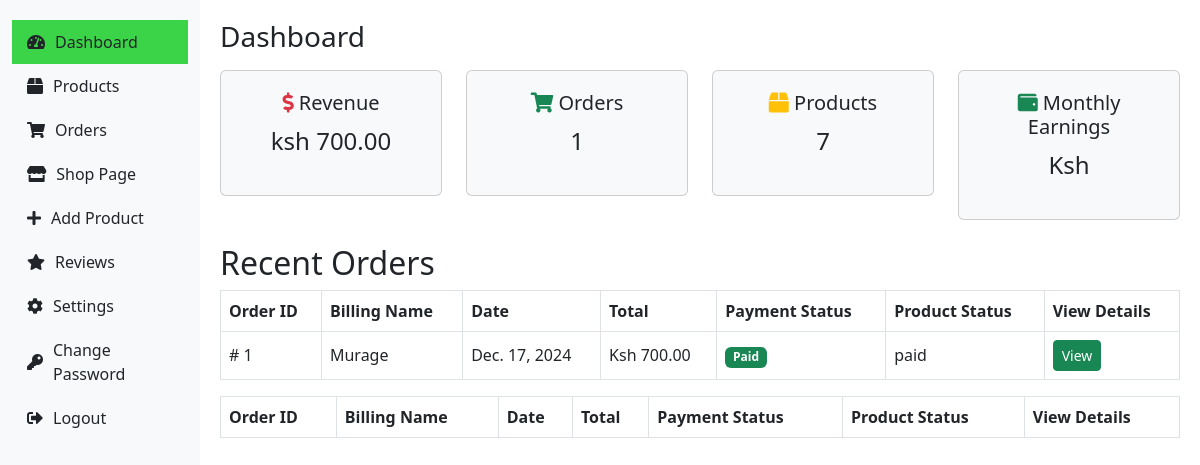
/useradmin/dashboard/, run on an earlier commit of the app's database.
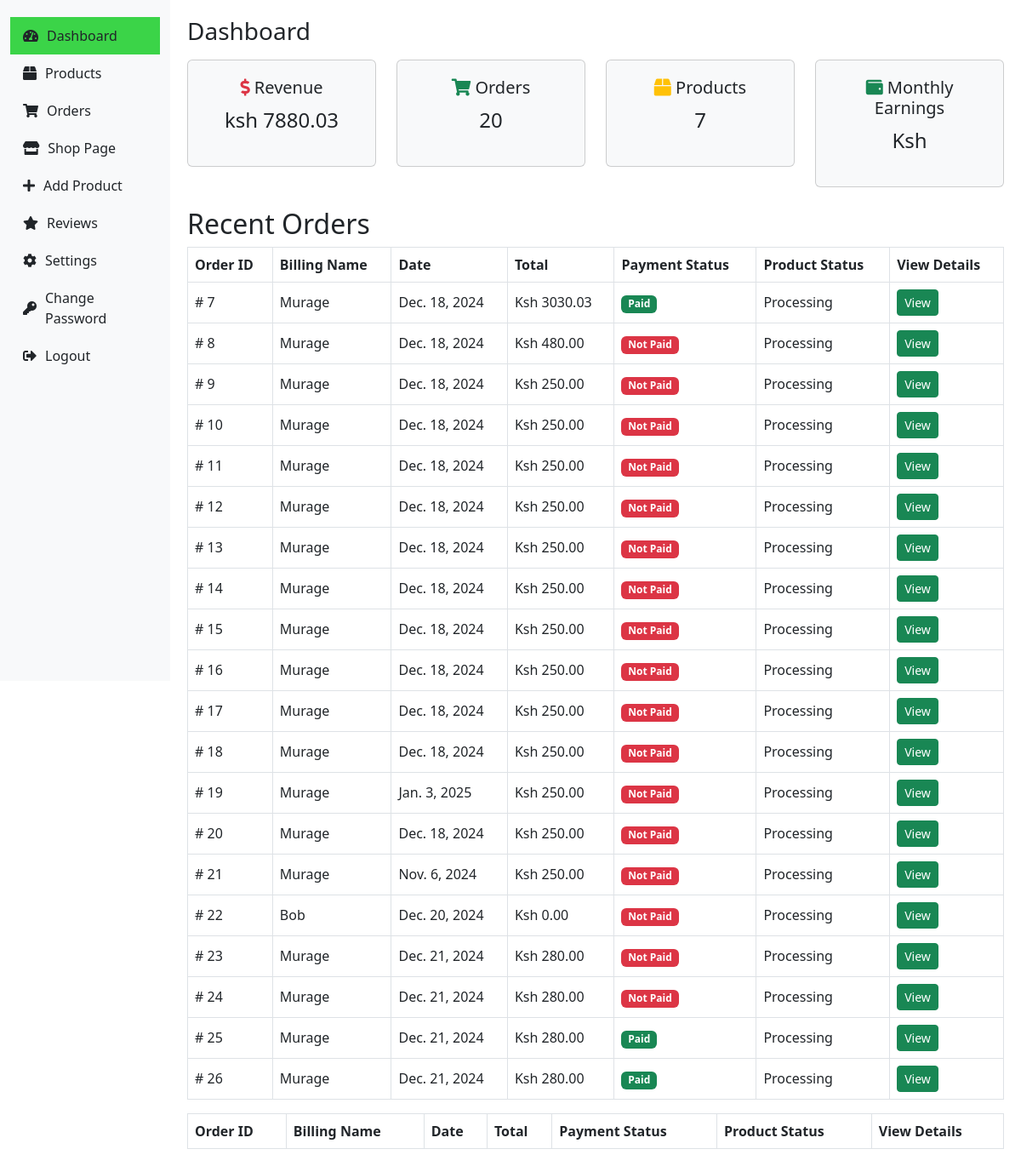
And on a later commit of the database.
### core/models.py (models this page shows)
class CartOrder(models.Model):
    user = models.ForeignKey(User, on_delete=models.CASCADE)
    product = models.ForeignKey(Product, on_delete=models.CASCADE)
    price = models.DecimalField(max_digits=12, decimal_places=2, default="1.99")
    paid_status = models.BooleanField(default=False)
    order_date = models.DateField(auto_now_add=False, default=now)
    product_status = models.CharField(choices=STATUS_CHOICE, max_length=200, default="Processing")
    class Meta :
        verbose_name_plural = "Cart Orders"

### user_authens/models.py (models this page shows)
class User(AbstractUser):
    email = models.EmailField(unique=True, null = False )
    username = models.CharField(max_length=100)
    bio = models.CharField(max_length=100)
    USERNAME_FIELD = 'email'
    REQUIRED_FIELDS =['username']
    def __str__(self):
        return self.username

### userAdmin/views.py (the view)
# urls.py: path('dashboard/', views.dashboard, name="dashboard")
def dashboard(request):
    revenue = CartOrder.objects.aggregate(price=Sum("price"))
    total_orders_count = CartOrder.objects.all()
    all_products = Product.objects.all()
    all_categories = Category.objects.all()
    all_customers = User.objects.all()
    new_customers = User.objects.all().order_by("-id")
    latest_orders = CartOrder.objects.all()
    this_month = datetime.datetime.now().month
    monthly_revenue = CartOrder.objects.filter(order_date__month=this_month).aggregate(price=Sum("price"))
    context ={
      "revenue": revenue,
      "total_orders_count": total_orders_count,
      "all_products": all_products,
      "all_categories": all_categories,
      "all_customers": all_customers,
      "new_customers": new_customers,
      "latest_orders": latest_orders,
      "monthly_revenue": monthly_revenue,
    }
    return render(request, 'userAdmin/dashboard.html', context)

### core/context_processor.py (called while the page is built)
def default(request):
    categories = Category.objects.all()
    vendors = Vendors.objects.all()
    wishlist_count = 0
    if request.user.is_authenticated:
        try:
            wishlist_count = Wishlist.objects.filter(user=request.user).count()
        except Exception as e:
            print(f"Error fetching wishlist: {e}")
            messages.warning(request, "There was an issue retrieving your wishlist.")
    if request.user.is_authenticated:
        address = Address.objects.filter(user=request.user).first()  # Returns None if not found
    else:
        address = None  # No address for unauthenticated users
    return {
        'categories': categories,
        'wishlist_count': wishlist_count,  # Use a proper count
        'address': address,
        'vendors': vendors,
    }

### templates/userAdmin/dashboard.html (shortened to what the changed rows need)
<!DOCTYPE html>
<html lang="en">
<head>
    <link href="https://cdn.jsdelivr.net/npm/bootstrap@5.3.0/dist/css/bootstrap.min.css" rel="stylesheet">
    <link href="https://cdnjs.cloudflare.com/ajax/libs/font-awesome/5.15.4/css/all.min.css" rel="stylesheet">
</head>
<body>
    <div class="container-fluid">
        <div class="row">
            <main class="col-md-10 ms-sm-auto col-lg-10 content">
                <div id="dashboard" class="section">
                    <h1 class="h3 mb-3">Dashboard</h1>
                    <div class="row">
                        <div class="col-md-3">
                            <div class="card card-summary bg-light">
                                <h5><i class="fas fa-dollar-sign text-danger"></i> Revenue</h5>
                                <p class="fs-4"> ksh {{ revenue.price|floatformat:2 }}</p>
                            </div>
                        </div>
                        <div class="col-md-3">
                            <div class="card card-summary bg-light">
                                <h5><i class="fas fa-shopping-cart text-success"></i> Orders</h5>
                                <p class="fs-4">{{ total_orders_count.count }}</p>
                            </div>
                        </div>
                    </div>
                    <div class="mt-4">
                        <h2>Recent Orders</h2>
                        <table class="table table-bordered">
                            <thead>
                                <tr>
                                    <th>Order ID</th>
                                    <th>Billing Name</th>
                                    <th>Date</th>
                                    <th>Total</th>
                                    <th>Payment Status</th>
                                    <th>Product Status</th>
                                    <th>View Details</th>
                                </tr>
                            </thead>
                            <tbody>
                                {% for l in latest_orders %}
                                    <tr>
                                        <td># {{ l.id }}</td>
                                        <td>{{ l.user }}</td>
                                        <td>{{ l.order_date }}</td>
                                        <td>Ksh {{ l.price }}</td>
                                        {% if l.paid_status == True %}
                                            <td><span class="badge bg-success">Paid</span></td>
                                        {% else %}
                                            <td><span class="badge bg-danger">Not Paid</span></td>
                                        {% endif %}
                                        <td>{{ l.product_status }}</td>
                                        <td><a href="{% url 'core:order_details' l.id %}" class="btn btn-sm btn-success">View</a></td>
                                    </tr>
                                {% endfor %}
                            </tbody>
                        </table>
                    </div>
                </div>
                <table class="table table-bordered">
                    <thead>
                        <tr>
                            <th>Order ID</th>
                            <th>Billing Name</th>
                            <th>Date</th>
                            <th>Total</th>
                            <th>Payment Status</th>
                            <th>Product Status</th>
                            <th>View Details</th>
                        </tr>
                    </thead>
                </table>
            </div>
                </div>
</body>
</html>

What changed in the data, as far as the page shows it:
removed CartOrder: id "1", user "Murage", order_date "Dec. 17, 2024", price "700.00", paid_status "Paid", product_status "paid"
added CartOrder: id "7", user "Murage", order_date "Dec. 18, 2024", price "3030.03", paid_status "Paid", product_status "Processing"
added CartOrder: id "8", user "Murage", order_date "Dec. 18, 2024", price "480.00", paid_status "Not Paid", product_status "Processing"
added CartOrder: id "9", user "Murage", order_date "Dec. 18, 2024", price "250.00", paid_status "Not Paid", product_status "Processing"
added CartOrder: id "10", user "Murage", order_date "Dec. 18, 2024", price "250.00", paid_status "Not Paid", product_status "Processing"
added CartOrder: id "11", user "Murage", order_date "Dec. 18, 2024", price "250.00", paid_status "Not Paid", product_status "Processing"
added CartOrder: id "12", user "Murage", order_date "Dec. 18, 2024", price "250.00", paid_status "Not Paid", product_status "Processing"
added CartOrder: id "13", user "Murage", order_date "Dec. 18, 2024", price "250.00", paid_status "Not Paid", product_status "Processing"
added CartOrder: id "14", user "Murage", order_date "Dec. 18, 2024", price "250.00", paid_status "Not Paid", product_status "Processing"
added CartOrder: id "15", user "Murage", order_date "Dec. 18, 2024", price "250.00", paid_status "Not Paid", product_status "Processing"
added CartOrder: id "16", user "Murage", order_date "Dec. 18, 2024", price "250.00", paid_status "Not Paid", product_status "Processing"
added CartOrder: id "17", user "Murage", order_date "Dec. 18, 2024", price "250.00", paid_status "Not Paid", product_status "Processing"
added CartOrder: id "18", user "Murage", order_date "Dec. 18, 2024", price "250.00", paid_status "Not Paid", product_status "Processing"
added CartOrder: id "19", user "Murage", order_date "Jan. 3, 2025", price "250.00", paid_status "Not Paid", product_status "Processing"
added CartOrder: id "20", user "Murage", order_date "Dec. 18, 2024", price "250.00", paid_status "Not Paid", product_status "Processing"
added CartOrder: id "21", user "Murage", order_date "Nov. 6, 2024", price "250.00", paid_status "Not Paid", product_status "Processing"
added CartOrder: id "22", user "Bob", order_date "Dec. 20, 2024", price "0.00", paid_status "Not Paid", product_status "Processing"
added CartOrder: id "23", user "Murage", order_date "Dec. 21, 2024", price "280.00", paid_status "Not Paid", product_status "Processing"
added CartOrder: id "24", user "Murage", order_date "Dec. 21, 2024", price "280.00", paid_status "Not Paid", product_status "Processing"
added CartOrder: id "25", user "Murage", order_date "Dec. 21, 2024", price "280.00", paid_status "Paid", product_status "Processing"
added CartOrder: id "26", user "Murage", order_date "Dec. 21, 2024", price "280.00", paid_status "Paid", product_status "Processing"
Also different on the page:
{{ revenue.price|floatformat:2 }}: "700.00" → "7880.03"
{{ total_orders_count.count }}: "1" → "20"
